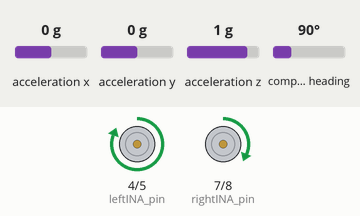
Simulated run of this sketch. Board: Arduino Mega 2560, built with avr-gcc and run on an emulated ATmega2560. On the bench: motor-driver pin pairs drawn as motors (green arrow = first pin HIGH = forward, orange = second pin HIGH = backward, longer = more drive, scaled by the enable pin). Inputs (shaded band) come from the test bench; at power-on: compass heading 90°, acceleration x 0 g, acceleration y 0 g, acceleration z 1 g.

Above: at 2.7 s.
2.8 s: compass heading set to 263°
4.3 s: compass heading set to 271°
At 4.44 s:
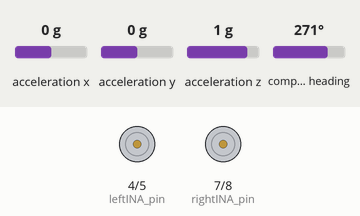
At 5.2 s:
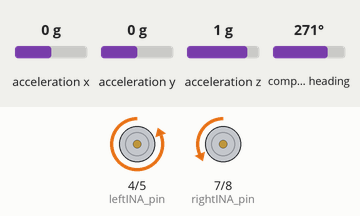
Timing chart, 0 to 7.3 s (numbered marks = the images above; inputs shaded):
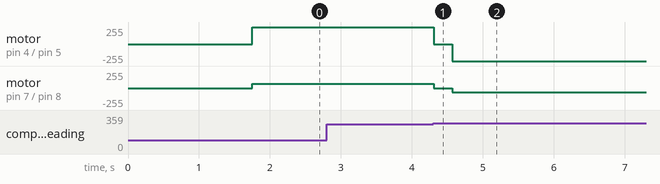

The sketch:

Class_IMUTurn_Array.ino
```cpp
/*                     CLASS IMUTurnArray
 *                    13 May 2020
 *  Program Rotates Robot from current orientation angle to a new orientation
*/

#define  FWD     1
#define  REV     2
#define  CCW     3
#define  CW      4

#include <Wire.h>
#include <Adafruit_Sensor.h>
#include <Adafruit_BNO055.h>
#include <utility/imumaths.h>

 Adafruit_BNO055 bno = Adafruit_BNO055(55);

int leftINA_pin  = 4;
int leftINB_pin  = 5;
int leftPWM_pin  = 6;
int rightINA_pin = 7;
int rightINB_pin = 8;
int rightPWM_pin = 9;
int leftDuty;
int rightDuty;
int dir;

float angleArray[] = {270, 0, 90, 0, 180};
float current_angle;
float angle;

void setup() {
  Serial.begin(9600);
  Serial1.begin(19200);

// Initialize the IMU
if(!bno.begin())  {
      //There was a problem detecting the BNO055 .. check connections
      Serial.print("Ooops, no BNO055 detected ..  Check wiring or I2C address");
      while(1);
  }
  delay(1000);
  bno.setExtCrystalUse(true);

//setup motor control pins
  pinMode(rightINA_pin, OUTPUT);
  pinMode(rightINB_pin, OUTPUT);
  pinMode(rightPWM_pin, OUTPUT);
  pinMode(leftINA_pin, OUTPUT);
  pinMode(leftINB_pin, OUTPUT);
  pinMode(leftPWM_pin, OUTPUT);

//initialize motor speeds to equal values;
  current_angle  = 0;
  angle = 0;
  delay (500);
}

void loop() {

for (int i = 0; i < 5; i++) {

  MotorStop();
  delay(250);

   angle = angleArray[i];
Serial1.print(i);
Serial1.write(9);
Serial1.println(angle);
//------------------------------------------
 // Determine which way to turn
  if (current_angle < angle) {
    if (angle > (current_angle + 180)) {
     dir = CCW;
     angle = angleArray[i];  // + angle_bias;
    }
    else {
      dir = CW;
      angle = angleArray[i];  // - angle_bias;
    }
  }

  if (current_angle > angle) {
    if (current_angle > (angle + 180)) {
      dir = CW;
      angle = angleArray[i];  // - angle_bias;
    }
    else {
      dir = CCW;
      angle = angleArray[i];  // + angle_bias;
    }
  }
//-------------------------------------------
   if (angle < 0)
    angle += 360;
   if (angle > 360)
    angle -= 360;

    Serial1.print(angle);
    Serial1.write(9);
    Serial1.print(current_angle);
    Serial1.write(9);
    Serial1.println(dir);
    Serial1.println(" ");

    MotorGo(dir, 127, 127);   //Change rotation direction here

  while (abs(angle - current_angle) >= 5) {
// Get a new IMU sensor event
    sensors_event_t event;
    bno.getEvent(&event);
    current_angle = event.orientation.x;

    Serial1.println(current_angle);
  }

//   Stop
    MotorStop();


// Get a new IMU sensor event
    sensors_event_t event;
    bno.getEvent(&event);
    current_angle = event.orientation.x;
    Serial1.print(" Stopped ");
    Serial1.write(9);
    Serial1.print(current_angle);
    Serial1.println(" ");
  }

    while(1) {          //prevent loop from continuing and dump logomatic buffer
      Serial1.println("idle");
      delay(20);
    }
}
```

Motors.ino
```cpp
void MotorGo(byte Dir, int LSpeed, int RSpeed) {
//  driver motor1 = left;  driver motor2 = right
//  left motor:  INA low;  INB high --> forward
// right motor:  INA high; INB low  --> forward

int leftSpeed;
int rightSpeed;

Serial1.print(" Motors   ");
Serial1.println(Dir);

  if(Dir == FWD) {
    digitalWrite(rightINA_pin, HIGH);
    digitalWrite(rightINB_pin, LOW);
    digitalWrite(leftINA_pin,  LOW);
    digitalWrite(leftINB_pin,  HIGH);
  }

  else if(Dir == REV) {
    digitalWrite(rightINA_pin, LOW);
    digitalWrite(rightINB_pin, HIGH);
    digitalWrite(leftINA_pin,  HIGH);
    digitalWrite(leftINB_pin,  LOW);
  }

  else if(Dir == CCW) {
    digitalWrite(rightINA_pin, HIGH);
    digitalWrite(rightINB_pin, LOW);
    digitalWrite(leftINA_pin,  HIGH);
    digitalWrite(leftINB_pin,  LOW);
  }

  else if (Dir == CW) {
    digitalWrite(rightINA_pin, LOW);
    digitalWrite(rightINB_pin, HIGH);
    digitalWrite(leftINA_pin,  LOW);
    digitalWrite(leftINB_pin,  HIGH);
  }

// scale speed
  leftSpeed = LSpeed*255/100;
  rightSpeed = RSpeed*255/100;

// start motors
  analogWrite(leftPWM_pin, leftSpeed);
  analogWrite(rightPWM_pin, rightSpeed);
}

void MotorStop() {
  digitalWrite(rightINA_pin, HIGH);   //HIGH = BRAKE;  LOW = COAST
  digitalWrite(rightINB_pin, HIGH);
  digitalWrite(leftINA_pin,  HIGH);
  digitalWrite(leftINB_pin,  HIGH);
  analogWrite(leftPWM_pin,  0);
  analogWrite(rightPWM_pin, 0);
}
```

Measured:
- the behaviour switches between 265 and 266° on compass heading (found by bisection; images 0 and 1)
- after the input at 2.8 s, every drawn part: stays the same
- after the input at 4.3 s, motor on pin 4 (leftINA_pin) / pin 5 (leftINB_pin): forward 255/255 → stopped at once, → backward 255/255 0.26 s later; motor on pin 7 (rightINA_pin) / pin 8 (rightINB_pin): forward 67/255 → stopped at once, → backward 67/255 0.26 s later
